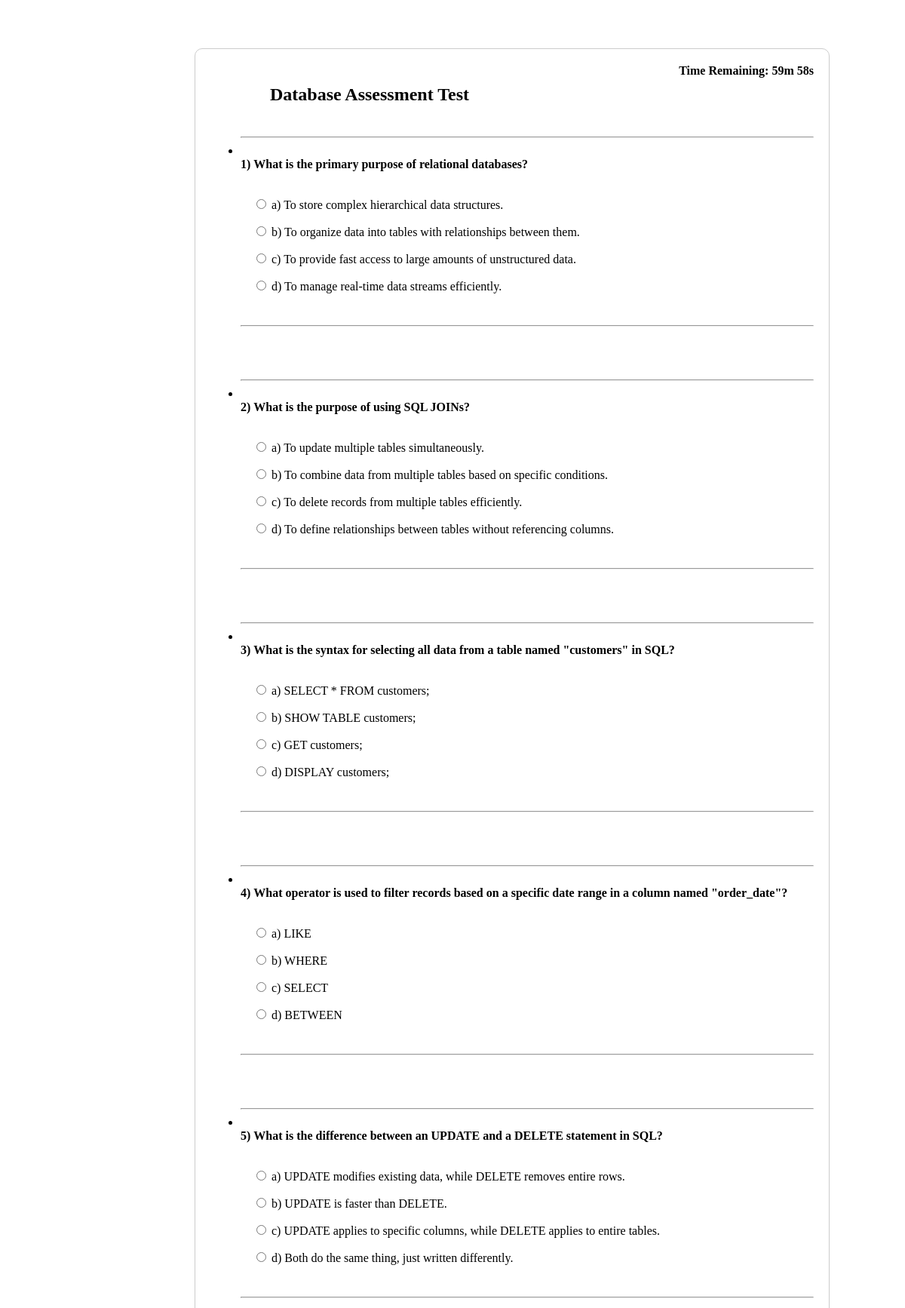
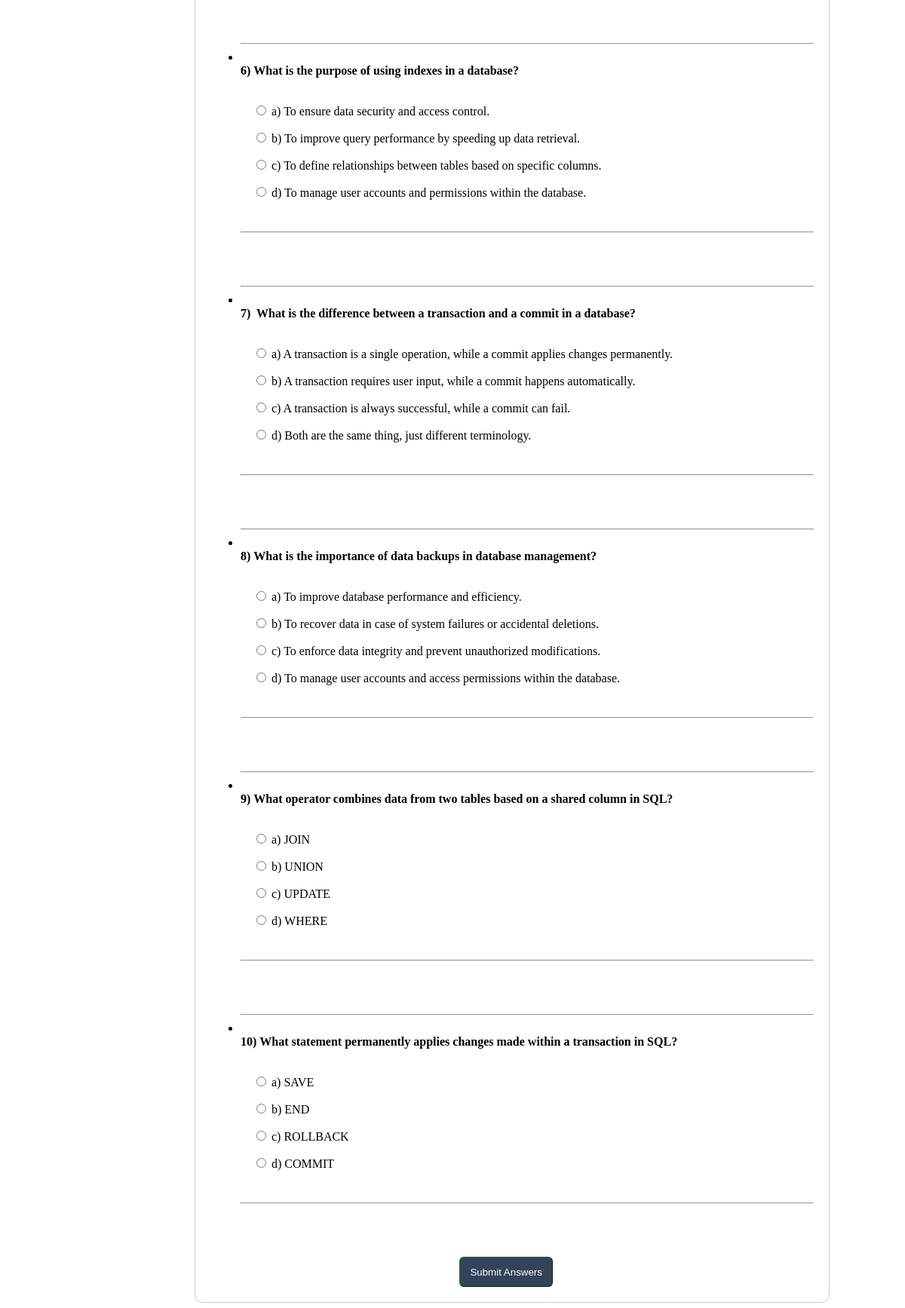
The app's page /test_output2.php with its own data (2 pictures, top to bottom).
### tables this page shows
CREATE TABLE `task2` (
  `id` int(11) NOT NULL,
  `title` text DEFAULT NULL,
  `a` text DEFAULT NULL,
  `b` text DEFAULT NULL,
  `c` text DEFAULT NULL,
  `d` text DEFAULT NULL,
  `correct_answer` varchar(1) DEFAULT NULL,
  `created_at` int(11) NOT NULL DEFAULT current_timestamp(),
  `choice` varchar(255) NOT NULL
);

### crud_test2.php (called while the page is built, shortened)
<?php
include('_conn.php');
function getTasks() {
    global $conn;
    $sql = "SELECT * FROM task2";
    $result = $conn->query($sql);
    return $result->fetch_all(MYSQLI_ASSOC);
}
?>

### test_output2.php (the view, shortened to what this page needs)
<!DOCTYPE html>
<html lang="en">
<head>
</head>
<body>
<br><br>
<div style="margin-left: 350px; position: absolute; margin-top: 48px"><h2>Database Assessment Test </h2> </div>
<div class="form-box" style="margin-left: 250px;  margin-top: 20px; width: 800px">
<form action="calculate_score2.php" method="post">
<div id="timer" style="text-align: right; font-weight: bold;"></div>
    <ul>
    <?php
    $questionCounter = 1;
    ?>
        <?php
        include('crud_test2.php');
        $tasks = getTasks();
        foreach ($tasks as $task) {
            echo "<br><br><br><li><hr><br>
                <strong>$questionCounter)&nbsp{$task['title']}</strong>
                <p><br>&nbsp&nbsp&nbsp&nbsp<input type='radio' name='choice[{$task['id']}]' value='a' required>&nbspa) {$task['a']}</p>
                <p>&nbsp&nbsp&nbsp&nbsp<input type='radio' name='choice[{$task['id']}]' value='b' required>&nbspb) {$task['b']}</p>
                <p>&nbsp&nbsp&nbsp&nbsp<input type='radio' name='choice[{$task['id']}]' value='c' required>&nbspc) {$task['c']}</p>
                <p>&nbsp&nbsp&nbsp&nbsp<input type='radio' name='choice[{$task['id']}]' value='d' required>&nbspd) {$task['d']}</p>
                  <br><hr>
              </li>";
              $questionCounter++;
        }
        ?>
    </ul><br><br><br>
    <button type="submit" style="margin-left: 330px; border-style: outset; border-width: 1px;border-color: green; background-color: #34425A; border-radius: 6px; height: 40px; color: white">&nbsp&nbspSubmit Answers&nbsp&nbsp</button>
</form>
    </div><br><br>
</body>
</html>

### test_output2.php (style rules this page uses)
.form-box { border: 1px solid #ccc; padding: 20px; border-radius: 10px; width: 600px; margin: 0 auto; margin-top: 50px; }

### records on screen
task2: title "What is the primary purpose of relational databases?", a "To store complex hierarchical data structures.", b "To organize data into tables with relationships between them.", c "To provide fast access to large amounts of unstructured data.", d "To manage real-time data streams efficiently."
task2: title "What is the purpose of using SQL JOINs?", a "To update multiple tables simultaneously.", b "To combine data from multiple tables based on specific conditions.", c "To delete records from multiple tables efficiently.", d "To define relationships between tables without referencing columns."
task2: title "What is the syntax for selecting all data from a table named \"customers\" in SQL?", a "SELECT * FROM customers;", b "SHOW TABLE customers;", c "GET customers;", d "DISPLAY customers;"
task2: title "What operator is used to filter records based on a specific date range in a column named \"order_date\"?", a "LIKE", b "WHERE", c "SELECT", d "BETWEEN"
task2: title "What is the difference between an UPDATE and a DELETE statement in SQL?", a "UPDATE modifies existing data, while DELETE removes entire rows.", b "UPDATE is faster than DELETE.", c "UPDATE applies to specific columns, while DELETE applies to entire tables.", d "Both do the same thing, just written differently."
task2: title "What is the purpose of using indexes in a database?", a "To ensure data security and access control.", b "To improve query performance by speeding up data retrieval.", c "To define relationships between tables based on specific columns.", d "To manage user accounts and permissions within the database."
task2: title "What is the difference between a transaction and a commit in a database?", a "A transaction is a single operation, while a commit applies changes permanently.", b "A transaction requires user input, while a commit happens automatically.", c "A transaction is always successful, while a commit can fail.", d "Both are the same thing, just different terminology."
task2: title "What is the importance of data backups in database management?", a "To improve database performance and efficiency.", b "To recover data in case of system failures or accidental deletions.", c "To enforce data integrity and prevent unauthorized modifications.", d "To manage user accounts and access permissions within the database."
task2: title "What operator combines data from two tables based on a shared column in SQL?", a "JOIN", b "UNION", c "UPDATE", d "WHERE"
task2: title "What statement permanently applies changes made within a transaction in SQL?", a "SAVE", b "END", c "ROLLBACK", d "COMMIT"
